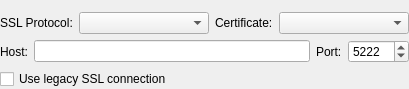
<?xml version="1.0" encoding="UTF-8"?>
<ui version="4.0">
 <class>ConnectionOptionsWidgetClass</class>
 <widget class="QWidget" name="ConnectionOptionsWidgetClass">
  <property name="geometry">
   <rect>
    <x>0</x>
    <y>0</y>
    <width>409</width>
    <height>89</height>
   </rect>
  </property>
  <layout class="QVBoxLayout" name="verticalLayout">
   <property name="margin">
    <number>0</number>
   </property>
   <item>
    <widget class="QWidget" name="wdtProxy" native="true"/>
   </item>
   <item>
    <layout class="QHBoxLayout" name="horizontalLayout_2">
     <item>
      <widget class="QLabel" name="lblSslProtocol">
       <property name="text">
        <string>SSL Protocol:</string>
       </property>
      </widget>
     </item>
     <item>
      <widget class="QComboBox" name="cmbSslProtocol">
       <property name="sizePolicy">
        <sizepolicy hsizetype="Expanding" vsizetype="Fixed">
         <horstretch>0</horstretch>
         <verstretch>0</verstretch>
        </sizepolicy>
       </property>
      </widget>
     </item>
     <item>
      <widget class="QLabel" name="lblCertCheckMode">
       <property name="text">
        <string>Certificate:</string>
       </property>
      </widget>
     </item>
     <item>
      <widget class="QComboBox" name="cmbCertCheckMode">
       <property name="sizePolicy">
        <sizepolicy hsizetype="Expanding" vsizetype="Fixed">
         <horstretch>0</horstretch>
         <verstretch>0</verstretch>
        </sizepolicy>
       </property>
      </widget>
     </item>
    </layout>
   </item>
   <item>
    <layout class="QHBoxLayout">
     <item>
      <widget class="QLabel" name="label_11">
       <property name="text">
        <string>Host:</string>
       </property>
       <property name="textFormat">
        <enum>Qt::PlainText</enum>
       </property>
       <property name="buddy">
        <cstring>lneHost</cstring>
       </property>
      </widget>
     </item>
     <item>
      <widget class="QLineEdit" name="lneHost"/>
     </item>
     <item>
      <widget class="QLabel" name="label_12">
       <property name="text">
        <string>Port:</string>
       </property>
       <property name="textFormat">
        <enum>Qt::PlainText</enum>
       </property>
       <property name="buddy">
        <cstring>spbPort</cstring>
       </property>
      </widget>
     </item>
     <item>
      <widget class="QSpinBox" name="spbPort">
       <property name="sizePolicy">
        <sizepolicy hsizetype="Preferred" vsizetype="Fixed">
         <horstretch>0</horstretch>
         <verstretch>0</verstretch>
        </sizepolicy>
       </property>
       <property name="minimumSize">
        <size>
         <width>60</width>
         <height>0</height>
        </size>
       </property>
       <property name="maximum">
        <number>65535</number>
       </property>
       <property name="value">
        <number>5222</number>
       </property>
      </widget>
     </item>
    </layout>
   </item>
   <item>
    <widget class="QCheckBox" name="chbUseLegacySSL">
     <property name="text">
      <string>Use legacy SSL connection</string>
     </property>
    </widget>
   </item>
  </layout>
 </widget>
 <layoutdefault spacing="6" margin="11"/>
 <resources/>
 <connections/>
</ui>
